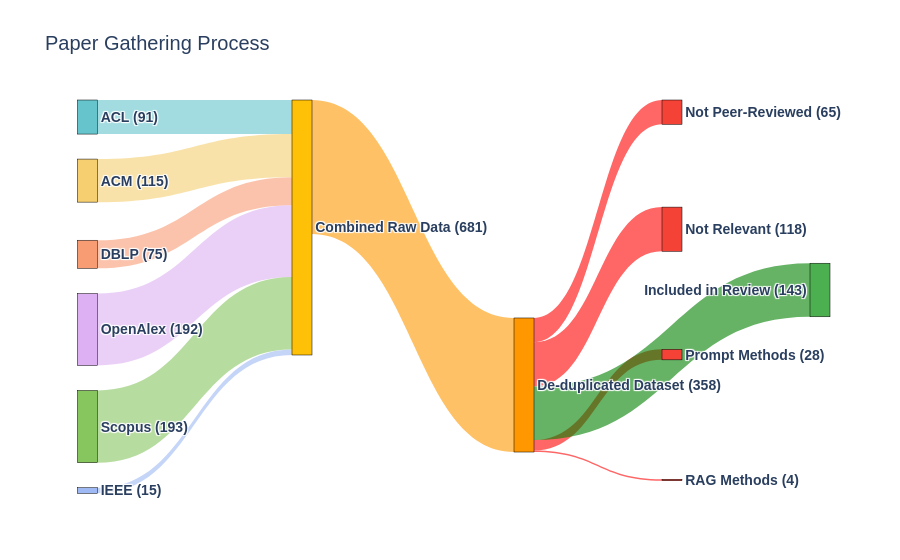

Write notebook code for a chart like this one.
### Code cell
import pandas as pd
import plotly.graph_objects as go
import glob
import numpy as np
import os
import plotly.colors
import re

def to_rgba_string(color_str, alpha=0.6):
    """
    Converts a color string (hex, rgb(...), or name) to a
    Plotly-compatible rgba string with a specified alpha.
    """
    # This function is designed to be robust to different color formats.
    if isinstance(color_str, str) and color_str.startswith('rgb'):
        # Handle the 'rgb(r, g, b)' format directly.
        return color_str.replace('rgb', 'rgba').replace(')', f', {alpha})')
    
    # For hex strings and color names, use Plotly's own robust converters.
    try:
        from matplotlib.colors import to_rgb
        rgb_tuple = tuple(int(c * 255) for c in to_rgb(color_str))
    except (ValueError, ImportError):
        # Fallback for any other unexpected color format
        try:
            rgb_tuple = plotly.colors.hex_to_rgb(color_str)
        except ValueError:
            return f"rgba(204, 204, 204, {alpha})" # Default to grey
            
    return f"rgba({rgb_tuple[0]}, {rgb_tuple[1]}, {rgb_tuple[2]}, {alpha})"

# --- 1. Calculate Source Data Sizes ---
sources = {
    "ACL": "**/acl_results.csv", "ACM": "**/*_acm*.csv", "DBLP": "**/*_dblp.csv",
    "OpenAlex": "**/*_openalex.csv", "Scopus": "**/*_scopus.csv", "IEEE": "**/*_ieee.csv"
}
source_counts = {}
for source, pattern in sources.items():
    count = 0
    files = glob.glob(pattern, recursive=True)
    for f in files:
        try:
            df = pd.read_csv(f)
            count += len(df)
        except Exception as e:
            print(f"Could not process file {f}: {e}")
    source_counts[source] = count

total_raw_count = sum(source_counts.values())

# --- 2. Load Final Dataset and Calculate Flows ---
try:
    final_df = pd.read_csv('final_taxonomy.csv')
    deduplicated_count = len(final_df)
    excluded_df = final_df[final_df['included in review'].astype(str).str.startswith('X')].copy()
    
    # --- Map exclusion reasons to new labels ---
    exclusion_label_map = {
        "X (P)": "Prompt Methods", "X (RAG)": "RAG Methods",
        "X (PR)": "Not Peer-Reviewed", "X (NR)": "Not Relevant"
    }
    excluded_df['included in review'] = excluded_df['included in review'].map(exclusion_label_map).fillna(excluded_df['included in review'])
    exclusion_counts = excluded_df['included in review'].value_counts().to_dict()
    
    # --- Sort exclusion reasons for consistent ordering ---
    sorted_exclusion_reasons = sorted(exclusion_counts.keys())
    
    included_df = final_df[final_df['included in review'].isin(['Y', 'Survey'])]
    included_count = len(included_df)

    # --- 3. Prepare Data for Sankey Diagram ---
    def style_label(label):
        # Wraps the label in an HTML span for styling.
        return f'<span style="font-family: Questrial, sans-serif; font-weight: bold; background-color: white; border: 1px solid black; padding: 3px; border-radius: 4px;">{label}</span>'

    node_labels_raw = {
        **{source: f"{source} ({count})" for source, count in source_counts.items()},
        "Combined": f"Combined Raw Data ({total_raw_count})",
        "DeduplicatedDataset": f"De-duplicated Dataset ({deduplicated_count})",
        **{reason: f"{reason} ({exclusion_counts[reason]})" for reason in sorted_exclusion_reasons},
        "Included": f"Included in Review ({included_count})"
    }
    
    labels = [style_label(l) for l in node_labels_raw.values()]
    label_indices = {name: i for i, name in enumerate(node_labels_raw.keys())}


    source_nodes, target_nodes, values = [], [], []
    
    # --- Define Flows ---
    combined_idx, deduplicated_idx = label_indices["Combined"], label_indices["DeduplicatedDataset"]
    for source in source_counts.keys():
        source_nodes.append(label_indices[source]); target_nodes.append(combined_idx); values.append(source_counts[source])
    
    source_nodes.append(combined_idx); target_nodes.append(deduplicated_idx); values.append(deduplicated_count)
    
    for reason in sorted_exclusion_reasons:
        source_nodes.append(deduplicated_idx); target_nodes.append(label_indices[reason]); values.append(exclusion_counts[reason])
        
    source_nodes.append(deduplicated_idx); target_nodes.append(label_indices["Included"]); values.append(included_count)

    # --- 4. Define Node Positions and Colors ---
    num_sources = len(source_counts)
    num_exclusions = len(sorted_exclusion_reasons)
    
    node_x = [0.01] * num_sources + [0.3, 0.6] + [0.8] * num_exclusions + [1.0]
    node_y = (list(np.linspace(0.01, 1, num_sources)) + [0.25, 0.75] + 
              list(np.linspace(0.01, 1, num_exclusions)) + [0.5])
    
    # --- Node Color Palette ---
    color_palette = plotly.colors.qualitative.Pastel[:num_sources]
    color_palette += ['#FFC107', '#FF9800']
    color_palette += ['#F44336'] * num_exclusions
    color_palette += ['#4CAF50']
    
    # --- Link Color Palette ---
    link_colors = []
    included_idx = label_indices["Included"]
    combined_idx = label_indices["Combined"]
    exclusion_indices = [label_indices[reason] for reason in sorted_exclusion_reasons]

    for source_node_idx, target_node_idx in zip(source_nodes, target_nodes):
        if target_node_idx == combined_idx:
            link_colors.append(to_rgba_string(color_palette[source_node_idx]))
        elif source_node_idx == combined_idx:
            link_colors.append(to_rgba_string(color_palette[target_node_idx]))
        elif target_node_idx == included_idx:
            link_colors.append(to_rgba_string('green'))
        elif target_node_idx in exclusion_indices:
            link_colors.append(to_rgba_string('red'))
        else:
            link_colors.append(to_rgba_string('lightgrey'))

    # --- 5. Create and Display the Sankey Diagram ---
    fig = go.Figure(data=[go.Sankey(
        arrangement='snap',
        node=dict(
            pad=25, thickness=20, line=dict(color="black", width=0.5),
            label=labels, x=node_x, y=node_y, color=color_palette
        ),
        link=dict(source=source_nodes, target=target_nodes, value=values, color=link_colors)
    )])
    
    fig.update_layout(
        title_text="Paper Gathering Process",
        font=dict(size=14, family="Questrial, sans-serif")
    )
    
    # --- 6. Save and Show ---
    fig.write_image("sankey_diagram.png", scale=2)
    print("Sankey diagram saved as 'sankey_diagram.png'")
    fig.show()

except FileNotFoundError:
    print("Error: 'final_taxonomy.csv' not found.")
except Exception as e:
    print(f"An error occurred: {e}")

### Figure 1 — Plotly figure (JSON) as saved in the notebook; plotly's stock layout.template omitted (floating-point values rounded to 4 significant figures)
{"data": [{"arrangement": "snap", "link": {"color": ["rgba(102, 197, 204, 0.6)", "rgba(246, 207, 113, 0.6)", "rgba(248, 156, 116, 0.6)", "rgba(220, 176, 242, 0.6)", "rgba(135, 197, 95, 0.6)", "rgba(158, 185, 243, 0.6)", "rgba(255, 152, 0, 0.6)", "rgba(255, 0, 0, 0.6)", "rgba(255, 0, 0, 0.6)", "rgba(255, 0, 0, 0.6)", "rgba(255, 0, 0, 0.6)", "rgba(0, 128, 0, 0.6)"], "source": [0, 1, 2, 3, 4, 5, 6, 7, 7, 7, 7, 7], "target": [6, 6, 6, 6, 6, 6, 7, 8, 9, 10, 11, 12], "value": [91, 115, 75, 192, 193, 15, 358, 65, 118, 28, 4, 143]}, "node": {"color": ["rgb(102, 197, 204)", "rgb(246, 207, 113)", "rgb(248, 156, 116)", "rgb(220, 176, 242)", "rgb(135, 197, 95)", "rgb(158, 185, 243)", "#FFC107", "#FF9800", "#F44336", "#F44336", "#F44336", "#F44336", "#4CAF50"], "label": ["<span style=\"font-family: Questrial, sans-serif; font-weight: bold; background-color: white; border: 1px solid black; padding: 3px; border-radius: 4px;\">ACL (91)</span>", "<span style=\"font-family: Questrial, sans-serif; font-weight: bold; background-color: white; border: 1px solid black; padding: 3px; border-radius: 4px;\">ACM (115)</span>", "<span style=\"font-family: Questrial, sans-serif; font-weight: bold; background-color: white; border: 1px solid black; padding: 3px; border-radius: 4px;\">DBLP (75)</span>", "<span style=\"font-family: Questrial, sans-serif; font-weight: bold; background-color: white; border: 1px solid black; padding: 3px; border-radius: 4px;\">OpenAlex (192)</span>", "<span style=\"font-family: Questrial, sans-serif; font-weight: bold; background-color: white; border: 1px solid black; padding: 3px; border-radius: 4px;\">Scopus (193)</span>", "<span style=\"font-family: Questrial, sans-serif; font-weight: bold; background-color: white; border: 1px solid black; padding: 3px; border-radius: 4px;\">IEEE (15)</span>", "<span style=\"font-family: Questrial, sans-serif; font-weight: bold; background-color: white; border: 1px solid black; padding: 3px; border-radius: 4px;\">Combined Raw Data (681)</span>", "<span style=\"font-family: Questrial, sans-serif; font-weight: bold; background-color: white; border: 1px solid black; padding: 3px; border-radius: 4px;\">De-duplicated Dataset (358)</span>", "<span style=\"font-family: Questrial, sans-serif; font-weight: bold; background-color: white; border: 1px solid black; padding: 3px; border-radius: 4px;\">Not Peer-Reviewed (65)</span>", "<span style=\"font-family: Questrial, sans-serif; font-weight: bold; background-color: white; border: 1px solid black; padding: 3px; border-radius: 4px;\">Not Relevant (118)</span>", "<span style=\"font-family: Questrial, sans-serif; font-weight: bold; background-color: white; border: 1px solid black; padding: 3px; border-radius: 4px;\">Prompt Methods (28)</span>", "<span style=\"font-family: Questrial, sans-serif; font-weight: bold; background-color: white; border: 1px solid black; padding: 3px; border-radius: 4px;\">RAG Methods (4)</span>", "<span style=\"font-family: Questrial, sans-serif; font-weight: bold; background-color: white; border: 1px solid black; padding: 3px; border-radius: 4px;\">Included in Review (143)</span>"], "line": {"color": "black", "width": 0.5}, "pad": 25, "thickness": 20, "x": [0.01, 0.01, 0.01, 0.01, 0.01, 0.01, 0.3, 0.6, 0.8, 0.8, 0.8, 0.8, 1], "y": [0.01, 0.208, 0.406, 0.604, 0.802, 1, 0.25, 0.75, 0.01, 0.34, 0.67, 1, 0.5]}, "type": "sankey"}], "layout": {"font": {"family": "Questrial, sans-serif", "size": 14}, "title": {"text": "Paper Gathering Process"}}}
